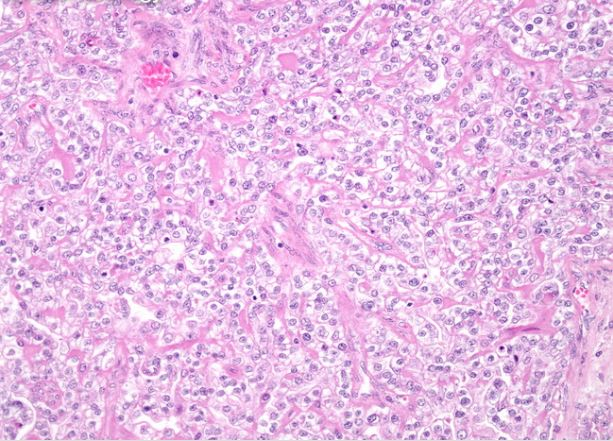
#> input picture Data/Original img/OvarianCancer/Clear_Cell/46.JPG, 613 x 441 px, found by its file name; its folder holds only this picture in this run
$ jupyter execute --allow-errors DataExploration_and_FeatureExtraction_V2.ipynb   (older library calls are emulated)
#> lines starting #> are read from the running program, lines starting #| are printed output that depends on the picture; after the words box and inside, x2 and y2 are one past the last pixel; in counts of white or black regions, pixels touching at a corner belong together; long printed decimals are rounded
## import necessary libraries

[cell 1]
import os
import cv2
import pandas as pd
import seaborn as sns
import numpy as np
import shutil
import matplotlib.pyplot as plt
import random
from PIL import Image
from collections import Counter
from tabulate import tabulate
from sklearn.preprocessing import MinMaxScaler
from tensorflow.keras.preprocessing.image import ImageDataGenerator, img_to_array, load_img
from skimage.feature import graycomatrix, graycoprops
from skimage.color import rgb2gray
from skimage.measure import shannon_entropy
from sklearn.preprocessing import LabelEncoder, StandardScaler
from sklearn.model_selection import train_test_split

[cell 2]
from google.colab import drive
drive.mount('/content/drive')

[cell 3]
dataset_path = "/content/drive/My Drive/Uni Research Data/Original Data/OvarianCancer"
print(os.listdir(dataset_path))

[cell 4]
class_names = os.listdir(dataset_path)
print("Classes found:", class_names)

[cell 5]
# Count images for each classes

image_counts = {}

for label in class_names:
    folder = os.path.join(dataset_path, label)
    if os.path.isdir(folder):
        image_counts[label] = len([file for file in os.listdir(folder) if file.lower().endswith(('.png', '.jpg', '.jpeg'))])
#> pass 2 of the loop `for label in class_names:`:

print(image_counts)

# Plotting
sns.barplot(x=list(image_counts.keys()), y=list(image_counts.values()))
plt.title("Number of Images per Class")
plt.xticks(rotation=45)
plt.ylabel("Image Count")
plt.xlabel("Class")
plt.show()
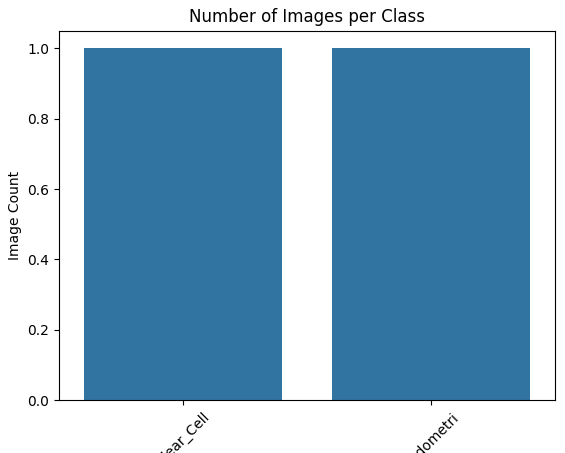
#> figure drawn by matplotlib, 1 panel

[cell 6]
# Check image sizes

image_shapes = []

for label in class_names:
    folder = os.path.join(dataset_path, label)
    files = os.listdir(folder)
    for file in files[:5]:
        img_path = os.path.join(folder, file)
        try:
            with Image.open(img_path) as img:
#> img is the input picture: PIL image 613x441 RGB; mean R, G, B 229.2, 189.2, 228.2
                image_shapes.append(img.size)
        except:
            print(f"unreadable image: {img_path}")
#> pass 2 of the loop `for label in class_names:`:
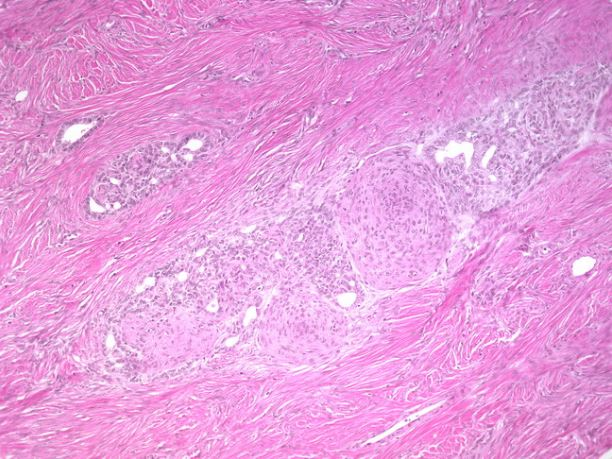
#> input picture Data/Original img/OvarianCancer/Endometri/Capture.JPG, 612 x 459 px, found by its file name
#> img is the input picture: PIL image 612x459 RGB; mean R, G, B 230.9, 160, 220.9

# Create DataFrame with images width and height

shape_df = pd.DataFrame(image_shapes, columns=["Width", "Height"])
print(shape_df.describe())
#|             Width      Height
#| count    2.000    2.000
#| mean   612.500  450.000
#| std      0.7071   12.728
#| min    612.000  441.000
#| 25%    612.250  445.500
#> (further printed lines are left out)

sns.histplot(shape_df["Width"], kde=True, color="blue", label="Width")
sns.histplot(shape_df["Height"], kde=True, color="red", label="Height")
plt.legend()
plt.title("Distribution of Image Dimensions")
plt.show()
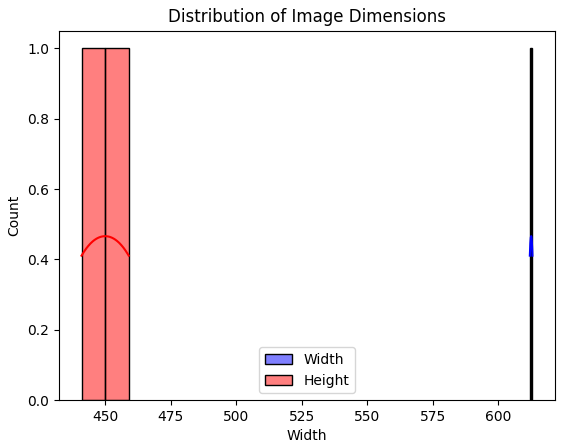
#> figure drawn by matplotlib, 1 panel; curve peaks at x = 612.5, y = 0.466; curve peaks at x = 450, y = 0.466

[cell 7]
#Show image samples

fig, axes = plt.subplots(1, len(class_names), figsize=(15, 5))

for i, label in enumerate(class_names):
    folder = os.path.join(dataset_path, label)
    sample_image_path = os.path.join(folder, os.listdir(folder)[0])
    with Image.open(sample_image_path) as img:
        axes[i].imshow(img)
        axes[i].set_title(label)
        axes[i].axis("off")
#> pass 2 of the loop `for i, label in enumerate(class_names):`:

plt.tight_layout()
plt.show()
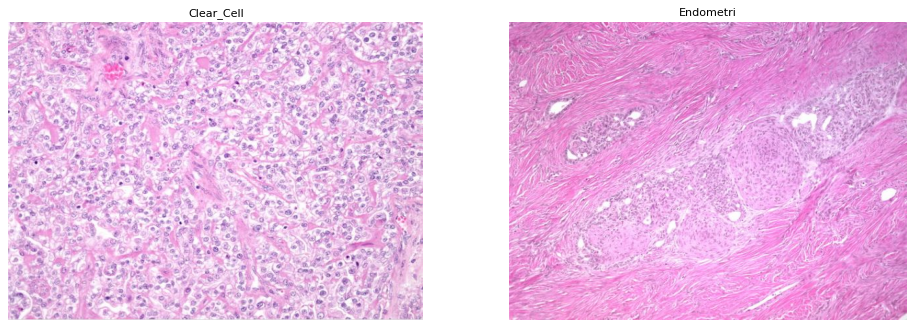
#> figure drawn by matplotlib, 2 panels

## Process Data

### By manually inspection on data images we could find unusable, noisy images among the data set and then we have to process this data by croping, rotating, Spliting or removing entire image to maintain data usability. We use "ImageJ" software to acheive this target and restore the images in folder called "Pre-Processed Data"

[cell 8]
# Define new data set path
new_dataset_path = "/content/drive/My Drive/Uni Research Data/Pre-Processed Data/OvarianCancer_PreProcessed"

#> (a cell that did not finish here is left out)

### When processing with 'Image J' the output images' extension changed to '.tif' . so first look at to image extention distribution

[cell 10]
# show image extensions distribution

image_extensions = []

for label in class_names:
    folder = os.path.join(new_dataset_path, label)
    files = os.listdir(folder)
    for file in files:
        ext = os.path.splitext(file)[1].lower()
        if ext in ['.jpg', '.jpeg', '.png', '.tif', '.tiff', '.bmp', '.PNG']:  # common formats
            image_extensions.append(ext)
#> pass 2 of the loop `for label in class_names:`:

# Count extensions
ext_counter = Counter(image_extensions)
print("Image type distribution:", ext_counter)

# Convert to DataFrame for plotting
ext_df = pd.DataFrame(ext_counter.items(), columns=["Extension", "Count"])

# Plot
sns.barplot(data=ext_df, x="Extension", y="Count", palette="muted")
plt.title("Distribution of Image File Types")
plt.xlabel("Image Type")
plt.ylabel("Number of Images")
plt.show()
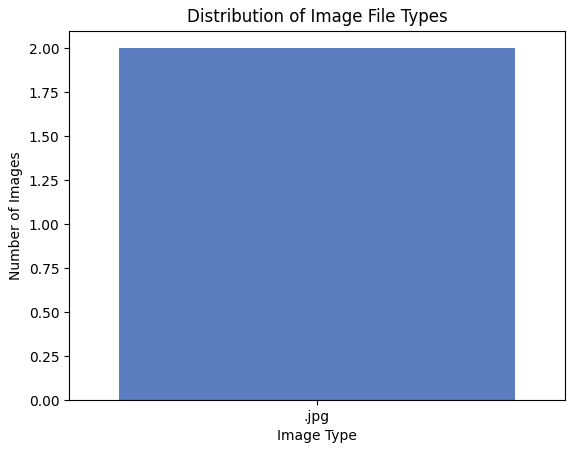
#> figure drawn by matplotlib, 1 panel

[cell 11]
# Count processed images

image_counts = {}

for label in class_names:
    folder = os.path.join(new_dataset_path, label)
    if os.path.isdir(folder):
        image_counts[label] = len([file for file in os.listdir(folder) if file.lower().endswith(('.jpg', '.jpeg', '.png', '.tif'))])
#> pass 2 of the loop `for label in class_names:`:

print(image_counts)

# Plotting
sns.barplot(x=list(image_counts.keys()), y=list(image_counts.values()))
plt.title("Number of Images per Class")
plt.xticks(rotation=45)
plt.ylabel("Image Count")
plt.xlabel("Class")
plt.show()

#### Here the Serious class shows that number of images are increased after the processing. that is because the histopathalogical images in serious are shows large dimwnsion than other images and by spliting them we could increase the number of images.

Note : These spliting is performed while remain the cancerous regon of each split.

[cell 12]
# Move existing processed data into a new folder called "Original"

import os
import shutil

# Existing pre-processed dataset path
old_dataset_path = "/content/drive/My Drive/Uni Research Data/Pre-Processed Data/OvarianCancer_PreProcessed"

# New destination: "Original" folder
original_data_path = os.path.join(old_dataset_path, "Original")
os.makedirs(original_data_path, exist_ok=True)

# Move class folders into "Original"
#> (the rest of this cell did not finish here and is left out)

[cell 13]
# Define new folder paths to perform Augmentation and store augmented images in "Augmented" folder
# Define train and test folders as well

augmented_data_path = "/content/drive/My Drive/Uni Research Data/Pre-Processed Data/OvarianCancer_PreProcessed/Augmented"
train_dir = os.path.join(dataset_path, 'train')
test_dir = os.path.join(dataset_path, 'test')
os.makedirs(augmented_data_path, exist_ok=True)
os.makedirs(train_dir, exist_ok=True)
os.makedirs(test_dir, exist_ok=True)

### Perform image Augmentation

#> (a cell that did not finish here is left out)

[cell 15]
# Function to augment images and ensure exactly 500 images per category

# [46 lines left out: function augment_images, not called in this run]

# Get subcategories
#> (the rest of this cell did not finish here and is left out)

[cell 16]
# Split Data into Train and Test Folders

dataset_path = "/content/drive/My Drive/Uni Research Data/Pre-Processed Data/OvarianCancer_PreProcessed"

# Function to split dataset
# [15 lines left out: function split_and_copy_images, not called in this run]

# Get subcategories
#> (the rest of this cell did not finish here and is left out)

[cell 17]
# Resize all images into 224x224 and change image extensions into ".jpg" common format


dataset_path = "/content/drive/My Drive/Uni Research Data/Pre-Processed Data/OvarianCancer_PreProcessed"
folders = ["train", "test"]
subcategories = ["Clear_Cell", "Endometri", "Mucinous", "Serous", "Non_Cancerous"]
IMG_SIZE = (224, 224)  # Target size

def process_images(directory):
    for filename in os.listdir(directory):
        file_path = os.path.join(directory, filename)


        # Check if it's an image file with undesired formats
        if filename.lower().endswith(('.jpg', '.jpeg')):
            continue  # Skip if already in .jpg format

        if filename.lower().endswith(('.png', '.tif', '.tiff', '.JPG')):
            try:
                # Open image
                img = Image.open(file_path)
                rgb_img = img.convert("RGB")  # Convert to RGB (avoids issues with grayscale or transparency)

                # Define new filename with .jpg extension
                new_filename = os.path.splitext(filename)[0] + ".jpg"
                new_file_path = os.path.join(directory, new_filename)

                # Save as .jpg
                rgb_img.save(new_file_path, "JPEG", quality=95)

                # Remove old file
                os.remove(file_path)

                print(f"Converted: {filename} → {new_filename}")

            except Exception as e:
                print(f"Error converting {filename}: {e}")

        # Resize images
        if filename.endswith(('.png', '.jpg', '.jpeg')):
            try:
                img = Image.open(file_path)
                img = img.resize(IMG_SIZE, Image.LANCZOS)  # Resize to 224x224
                img.save(file_path)  # Overwrite original file
            except Exception as e:
                print(f"Error processing {file_path}: {e}")

# Apply processing to train and test folders
for folder in folders:
    for subcat in subcategories:
        subcat_path = os.path.join(dataset_path, folder, subcat)
        if os.path.exists(subcat_path):
            process_images(subcat_path)
#> pass 2 of the loop `for folder in folders:`:

print("All images resized to 224x224 and .JPG files renamed to .jpg.")

[cell 18]
# Display resized image sample

# Select a random image from the dataset
def get_random_image():
    folder = random.choice(folders)  # Choose train, val, or test
    subcat = random.choice(subcategories)  # Choose a random subtype
    subcat_path = os.path.join(dataset_path, folder, subcat)

    if not os.path.exists(subcat_path) or not os.listdir(subcat_path):
        print(f"No images found in {subcat_path}")
        return None, None

    image_file = random.choice(os.listdir(subcat_path))  # Pick a random image
    return os.path.join(subcat_path, image_file), image_file

# Display original and resized image
def display_images():
    img_path, filename = get_random_image()

    if img_path is None:
        return

    img = Image.open(img_path)

    # Create resized version
    resized_img = img.resize(IMG_SIZE, Image.LANCZOS)

    # Plot both images
    fig, ax = plt.subplots(1, 2, figsize=(8, 4))

    # Original Image
    ax[0].imshow(img)
    ax[0].set_title(f"Original ({img.size[0]}x{img.size[1]})")
    ax[0].axis("off")

    # Resized Image
    ax[1].imshow(resized_img)
    ax[1].set_title(f"Resized ({IMG_SIZE[0]}x{IMG_SIZE[1]})")
    ax[1].axis("off")

    plt.suptitle(f"Sample Image: {filename}")
    plt.show()

# Run the function to display images
display_images()
display_images()
display_images()
display_images()

## Feature Extraction

[cell 19]
# Define function to extract all Haralick features

# [14 lines left out: function extract_haralick_features, not called in this run]

[cell 20]
# Extract features

# [19 lines left out: function extract_features_from_directory, not called in this run]

# Extracted path is seted to train folder

dataset_path = "/content/drive/My Drive/Uni Research Data/Pre-Processed Data/OvarianCancer_PreProcessed/train"
#> (the rest of this cell did not finish here and is left out)

[cell 21]
# Define methods to get Fractal Dimension by box counting method and shanon entrophy

def box_counting(image):

    gray = rgb2gray(image)  # Convert to grayscale
    thresholded = gray > gray.mean()  # Binarize the image

    sizes = 2 ** np.arange(1, 6)  # Box sizes (2, 4, 8, 16, 32)
    counts = []

    for size in sizes:
        new_size = gray.shape[0] // size, gray.shape[1] // size
        reduced = thresholded[: new_size[0] * size, : new_size[1] * size]  # Resize image
        reduced = reduced.reshape(new_size[0], size, new_size[1], size)  # Create boxes
        counts.append(np.count_nonzero(np.any(reduced, axis=(1, 3))))  # Count non-empty boxes

    coeffs = np.polyfit(np.log(sizes), np.log(counts), 1)  # Fit a line to log-log plot
    return -coeffs[0]  # Fractal dimension estimate

# Function to extract both Shannon entropy & fractal dimension
def extract_fractal_features(image):
    gray = rgb2gray(image)
    entropy = shannon_entropy(gray)
    fractal_dim = box_counting(image)
    return entropy, fractal_dim

[cell 22]
# Extract Features

fractal_data = []
#> (the rest of this cell did not finish here and is left out)

#> in extract_fractal_features, `gray = rgb2gray(image)`:
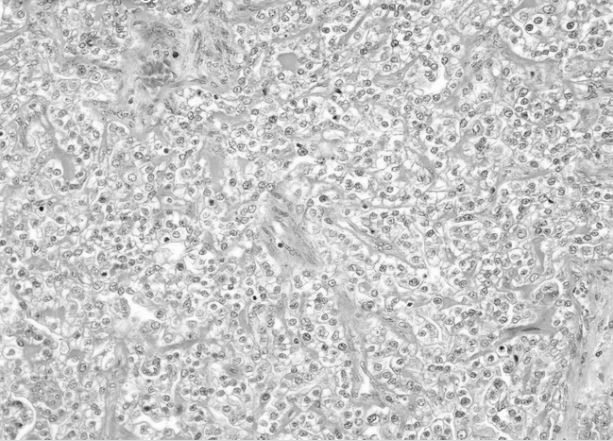
#> gray: shape (441, 613) float64; min 0.0848, max 1, mean 0.786
#> in extract_fractal_features, `entropy = shannon_entropy(gray)`: entropy = 13.9
#> in box_counting, `thresholded = gray > gray.mean()`:
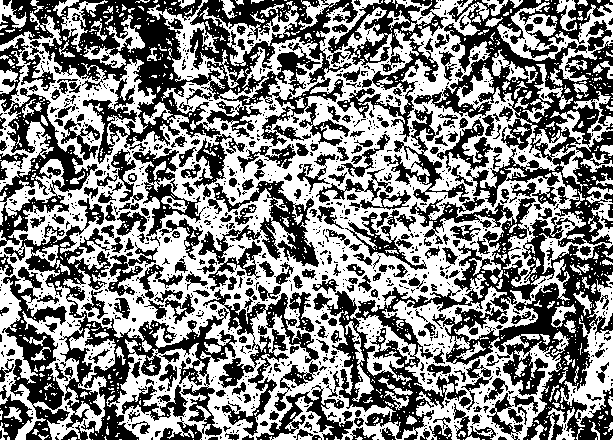
#> thresholded: shape (441, 613) bool; 51.5% white; 1258 black regions (947 under 20 px), largest, box (x1, y1, x2, y2) and area: (313, 0, 613, 440) 38038, (0, 0, 358, 164) 21404, (4, 198, 237, 440) 10530
#> the loop in box_counting, `for size in sizes:` made 5 passes
#> pass 1, in box_counting, `reduced = thresholded[: new_size[0] * size, : new_size[1] * size]`:
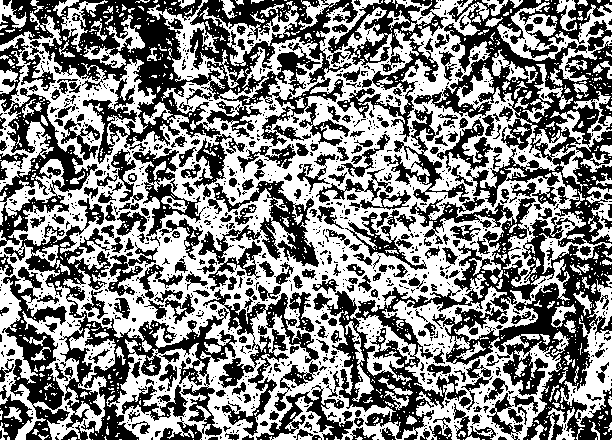
#> reduced: shape (440, 612) bool; 51.4% white; 1260 black regions (950 under 20 px), largest, box (x1, y1, x2, y2) and area: (313, 0, 612, 440) 37887, (0, 0, 358, 164) 21404, (4, 198, 237, 440) 10530
#> pass 3, in box_counting, `reduced = thresholded[: new_size[0] * size, : new_size[1] * size]`:
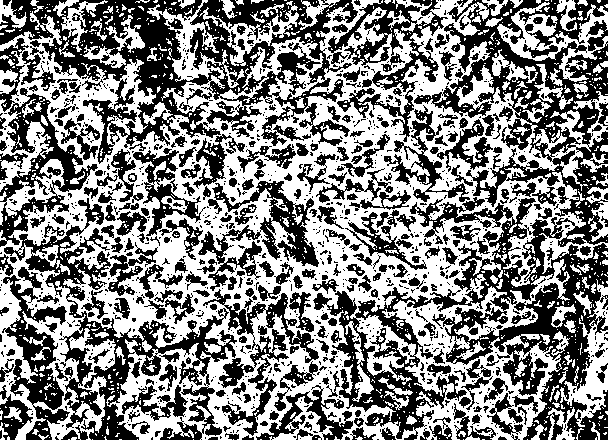
#> reduced: shape (440, 608) bool; 51.4% white; 1250 black regions (942 under 20 px), largest, box (x1, y1, x2, y2) and area: (313, 0, 608, 440) 37084, (0, 0, 358, 164) 21404, (4, 198, 237, 440) 10530
#> after the loop in box_counting, `for size in sizes:`: counts = [47029, 15318, 4160, 1026, 247]
#> in box_counting, `coeffs = np.polyfit(np.log(sizes), np.log(counts), 1)`: coeffs = [-1.9, 12.19]
#> in extract_fractal_features, `fractal_dim = box_counting(image)`: fractal_dim = 1.9
#> `entropy, fractal_dim = extract_fractal_features(image)`: entropy = 13.9; fractal_dim = 1.9
#> pass 2 of the loop `for category in subcategories:`:
#> image: shape (459, 612, 3)
#> gray: shape (459, 612) float64
#> in box_counting (call 2), `thresholded = gray > gray.mean()`:
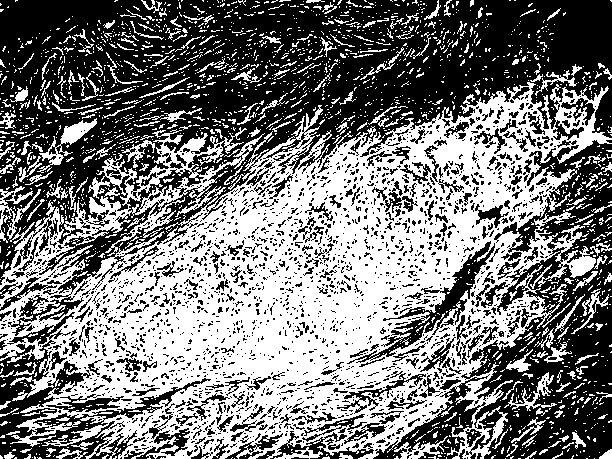
#> thresholded: shape (459, 612) bool; 47.3% white; 2130 white regions (1893 under 20 px), largest, box (x1, y1, x2, y2) and area: (0, 82, 612, 459) 110993, (37, 118, 97, 173) 748, (0, 186, 41, 243) 617
#> in box_counting (call 2), `sizes = 2 ** np.arange(1, 6)`: sizes = [2, 4, 8, 16, 32]
#> the loop in box_counting (call 2), `for size in sizes:` made 5 passes
#> (size, new_size) on passes 1 to 4: (2, (229, 306)), (4, (114, 153)), (8, (57, 76)), (16, (28, 38))
#> pass 3, in box_counting (call 2), `reduced = thresholded[: new_size[0] * size, : new_size[1] * size]`:
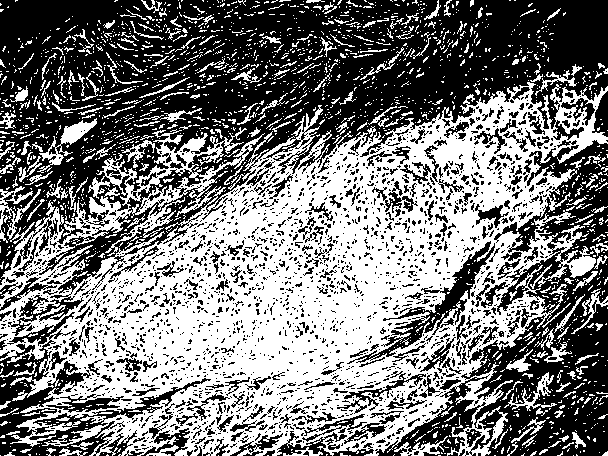
#> reduced: shape (456, 608) bool; 47.5% white; 2095 white regions (1865 under 20 px), largest, box (x1, y1, x2, y2) and area: (0, 82, 608, 456) 110503, (37, 118, 97, 173) 748, (0, 186, 41, 243) 617
#> after the loop in box_counting (call 2), `for size in sizes:`: counts = [45718, 14619, 4130, 1044, 265]
#> in box_counting (call 2), `coeffs = np.polyfit(np.log(sizes), np.log(counts), 1)`: coeffs = [-1.87, 12.12]
#> `entropy, fractal_dim = extract_fractal_features(image)`: entropy = 14.03; fractal_dim = 1.87
        fractal_data.append([file, category, entropy, fractal_dim])  # Store filename

# Convert to DataFrame
df_fractal = pd.DataFrame(fractal_data, columns=['Image_Name', 'Subtype', 'Shannon_Entropy', 'Fractal_Dimension'])
print(df_fractal.head())  # Display first 5 records

print(f"Number of rows in dataset: {df_fractal.shape[0]}")

#> (a cell that did not finish here is left out)

## Preparing Test Data set

[cell 24]
# Define function to extract all Haralick features

# [14 lines left out: function extract_haralick_features, not called in this run]

[cell 25]
# Define methods to get Fractal Dimension by box counting method and shanon entrophy

def box_counting(image):

    gray = rgb2gray(image)  # Convert to grayscale
    thresholded = gray > gray.mean()  # Binarize the image

    sizes = 2 ** np.arange(1, 6)  # Box sizes (2, 4, 8, 16, 32)
    counts = []

    for size in sizes:
        new_size = gray.shape[0] // size, gray.shape[1] // size
        reduced = thresholded[: new_size[0] * size, : new_size[1] * size]  # Resize image
        reduced = reduced.reshape(new_size[0], size, new_size[1], size)  # Create boxes
        counts.append(np.count_nonzero(np.any(reduced, axis=(1, 3))))  # Count non-empty boxes

    coeffs = np.polyfit(np.log(sizes), np.log(counts), 1)  # Fit a line to log-log plot
    return -coeffs[0]  # Fractal dimension estimate

# Function to extract both Shannon entropy & fractal dimension
def extract_fractal_features(image):
    gray = rgb2gray(image)
    entropy = shannon_entropy(gray)
    fractal_dim = box_counting(image)
    return entropy, fractal_dim

[cell 26]
# Extract features

# [19 lines left out: function extract_features_from_directory, not called in this run]

# Extracted path is seted to train folder

dataset_path = "/content/drive/My Drive/Uni Research Data/Pre-Processed Data/OvarianCancer_PreProcessed/test"
#> (the rest of this cell did not finish here and is left out)

[cell 27]
# Extract Features

fractal_data = []
#> (the rest of this cell did not finish here and is left out)

#> in extract_fractal_features, `entropy = shannon_entropy(gray)`: entropy = 13.9
#> in box_counting, `sizes = 2 ** np.arange(1, 6)`: sizes = [2, 4, 8, 16, 32]
#> the loop in box_counting, `for size in sizes:` made 5 passes
#> (size, new_size) on passes 1 to 5: (2, (220, 306)), (4, (110, 153)), (8, (55, 76)), (16, (27, 38)), (32, (13, 19))
#> after the loop in box_counting, `for size in sizes:`: counts = [47029, 15318, 4160, 1026, 247]
#> in box_counting, `coeffs = np.polyfit(np.log(sizes), np.log(counts), 1)`: coeffs = [-1.9, 12.19]
#> in extract_fractal_features, `fractal_dim = box_counting(image)`: fractal_dim = 1.9
#> `entropy, fractal_dim = extract_fractal_features(image)`: entropy = 13.9; fractal_dim = 1.9
#> pass 2 of the loop `for category in subcategories:`:
#> after the loop in box_counting (call 2), `for size in sizes:`: counts = [45718, 14619, 4130, 1044, 265]
#> in box_counting (call 2), `coeffs = np.polyfit(np.log(sizes), np.log(counts), 1)`: coeffs = [-1.87, 12.12]
#> `entropy, fractal_dim = extract_fractal_features(image)`: entropy = 14.03; fractal_dim = 1.87
        fractal_data.append([file, category, entropy, fractal_dim])  # Store filename

# Convert to DataFrame
df_fractal = pd.DataFrame(fractal_data, columns=['Image_Name', 'Subtype', 'Shannon_Entropy', 'Fractal_Dimension'])
print(df_fractal.head())  # Display first 5 records

print(f"Number of rows in dataset: {df_fractal.shape[0]}")
